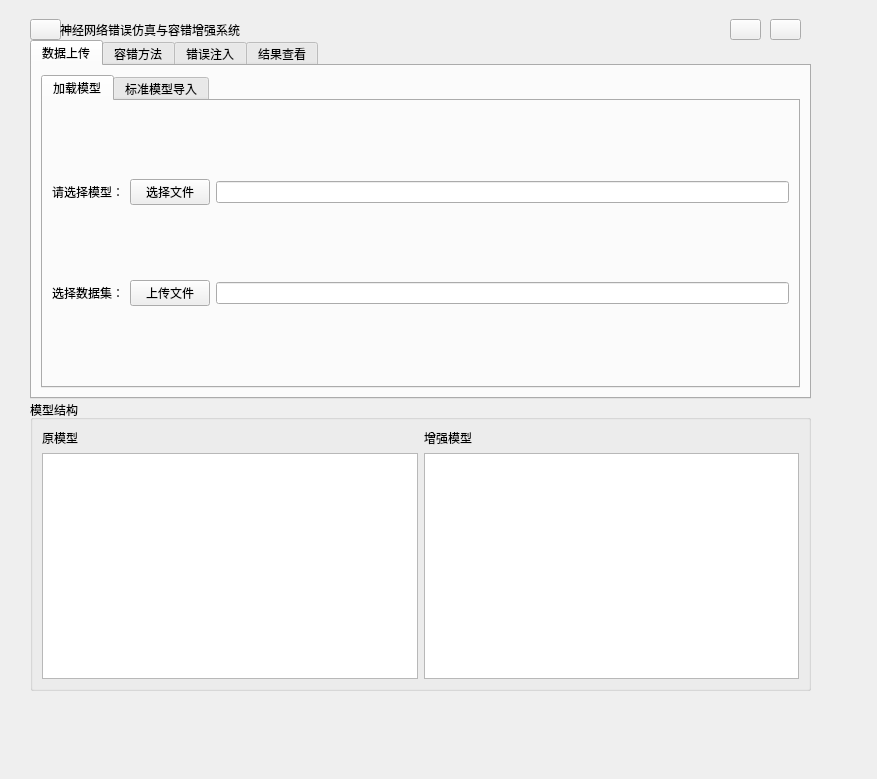
<?xml version="1.0" encoding="UTF-8"?>
<ui version="4.0">
 <class>MainWindow</class>
 <widget class="QMainWindow" name="MainWindow">
  <property name="geometry">
   <rect>
    <x>0</x>
    <y>0</y>
    <width>877</width>
    <height>779</height>
   </rect>
  </property>
  <property name="windowTitle">
   <string>MainWindow</string>
  </property>
  <property name="styleSheet">
   <string notr="true"/>
  </property>
  <widget class="QWidget" name="centralwidget">
   <widget class="QWidget" name="widget" native="true">
    <property name="geometry">
     <rect>
      <x>30</x>
      <y>19</y>
      <width>781</width>
      <height>21</height>
     </rect>
    </property>
    <property name="sizePolicy">
     <sizepolicy hsizetype="Expanding" vsizetype="Expanding">
      <horstretch>0</horstretch>
      <verstretch>0</verstretch>
     </sizepolicy>
    </property>
    <widget class="QPushButton" name="pushButton_2">
     <property name="geometry">
      <rect>
       <x>700</x>
       <y>0</y>
       <width>31</width>
       <height>21</height>
      </rect>
     </property>
     <property name="text">
      <string/>
     </property>
    </widget>
    <widget class="QPushButton" name="pushButton">
     <property name="geometry">
      <rect>
       <x>740</x>
       <y>0</y>
       <width>31</width>
       <height>21</height>
      </rect>
     </property>
     <property name="text">
      <string/>
     </property>
    </widget>
    <widget class="QPushButton" name="pushButton_3">
     <property name="geometry">
      <rect>
       <x>0</x>
       <y>0</y>
       <width>31</width>
       <height>21</height>
      </rect>
     </property>
     <property name="text">
      <string/>
     </property>
     <property name="icon">
      <iconset>
       <normaloff>../img/btn_set_normal.png</normaloff>../img/btn_set_normal.png</iconset>
     </property>
    </widget>
    <widget class="QLabel" name="label">
     <property name="geometry">
      <rect>
       <x>30</x>
       <y>0</y>
       <width>230</width>
       <height>21</height>
      </rect>
     </property>
     <property name="styleSheet">
      <string notr="true"/>
     </property>
     <property name="text">
      <string>神经网络错误仿真与容错增强系统</string>
     </property>
    </widget>
   </widget>
   <widget class="QWidget" name="widget_3" native="true">
    <property name="geometry">
     <rect>
      <x>30</x>
      <y>690</y>
      <width>781</width>
      <height>16</height>
     </rect>
    </property>
   </widget>
   <widget class="QWidget" name="widget_2" native="true">
    <property name="geometry">
     <rect>
      <x>30</x>
      <y>40</y>
      <width>781</width>
      <height>651</height>
     </rect>
    </property>
    <widget class="QGroupBox" name="groupBox_2">
     <property name="geometry">
      <rect>
       <x>0</x>
       <y>360</y>
       <width>781</width>
       <height>291</height>
      </rect>
     </property>
     <property name="styleSheet">
      <string notr="true"/>
     </property>
     <property name="title">
      <string>模型结构</string>
     </property>
     <layout class="QHBoxLayout" name="horizontalLayout">
      <item>
       <layout class="QVBoxLayout" name="verticalLayout">
        <item>
         <widget class="QLabel" name="label12">
          <property name="text">
           <string>原模型</string>
          </property>
         </widget>
        </item>
        <item>
         <widget class="QTextBrowser" name="tB_origin_model">
          <property name="html">
           <string>&lt;!DOCTYPE HTML PUBLIC &quot;-//W3C//DTD HTML 4.0//EN&quot; &quot;http://www.w3.org/TR/REC-html40/strict.dtd&quot;&gt;
&lt;html&gt;&lt;head&gt;&lt;meta name=&quot;qrichtext&quot; content=&quot;1&quot; /&gt;&lt;style type=&quot;text/css&quot;&gt;
p, li { white-space: pre-wrap; }
&lt;/style&gt;&lt;/head&gt;&lt;body style=&quot; font-family:'SimSun'; font-size:9pt; font-weight:400; font-style:normal;&quot;&gt;
&lt;p style=&quot;-qt-paragraph-type:empty; margin-top:0px; margin-bottom:0px; margin-left:0px; margin-right:0px; -qt-block-indent:0; text-indent:0px;&quot;&gt;&lt;br /&gt;&lt;/p&gt;&lt;/body&gt;&lt;/html&gt;</string>
          </property>
         </widget>
        </item>
       </layout>
      </item>
      <item>
       <layout class="QVBoxLayout" name="verticalLayout_3">
        <item>
         <widget class="QLabel" name="label_2">
          <property name="text">
           <string>增强模型</string>
          </property>
         </widget>
        </item>
        <item>
         <widget class="QTextBrowser" name="tB_fixed_model"/>
        </item>
       </layout>
      </item>
     </layout>
    </widget>
    <widget class="QTabWidget" name="tabWidget">
     <property name="enabled">
      <bool>true</bool>
     </property>
     <property name="geometry">
      <rect>
       <x>0</x>
       <y>0</y>
       <width>781</width>
       <height>359</height>
      </rect>
     </property>
     <property name="cursor">
      <cursorShape>ArrowCursor</cursorShape>
     </property>
     <property name="currentIndex">
      <number>0</number>
     </property>
     <property name="iconSize">
      <size>
       <width>100</width>
       <height>20</height>
      </size>
     </property>
     <widget class="QWidget" name="tab_1">
      <attribute name="title">
       <string>数据上传</string>
      </attribute>
      <layout class="QVBoxLayout" name="verticalLayout_5">
       <item>
        <widget class="QTabWidget" name="tabWidget_upload">
         <property name="currentIndex">
          <number>0</number>
         </property>
         <widget class="QWidget" name="tab_7">
          <attribute name="title">
           <string>加载模型</string>
          </attribute>
          <layout class="QVBoxLayout" name="verticalLayout_4">
           <item>
            <layout class="QHBoxLayout" name="horizontalLayout_4">
             <item>
              <widget class="QLabel" name="label_4">
               <property name="text">
                <string>请选择模型：</string>
               </property>
              </widget>
             </item>
             <item>
              <widget class="QPushButton" name="pB_upload_model">
               <property name="text">
                <string>选择文件</string>
               </property>
              </widget>
             </item>
             <item>
              <widget class="QLineEdit" name="iE_model_uri">
               <property name="text">
                <string/>
               </property>
               <property name="readOnly">
                <bool>false</bool>
               </property>
              </widget>
             </item>
            </layout>
           </item>
           <item>
            <layout class="QHBoxLayout" name="horizontalLayout_6">
             <item>
              <widget class="QLabel" name="label_5">
               <property name="text">
                <string>选择数据集：</string>
               </property>
              </widget>
             </item>
             <item>
              <widget class="QPushButton" name="pB_upload_data">
               <property name="text">
                <string>上传文件</string>
               </property>
              </widget>
             </item>
             <item>
              <widget class="QLineEdit" name="iE_data_uri">
               <property name="text">
                <string/>
               </property>
               <property name="readOnly">
                <bool>false</bool>
               </property>
              </widget>
             </item>
            </layout>
           </item>
          </layout>
         </widget>
         <widget class="QWidget" name="tab_8">
          <attribute name="title">
           <string>标准模型导入</string>
          </attribute>
          <layout class="QVBoxLayout" name="verticalLayout_11">
           <item>
            <layout class="QHBoxLayout" name="horizontalLayout_21" stretch="1,2,2">
             <item>
              <widget class="QLabel" name="label_17">
               <property name="text">
                <string>请选择模型：</string>
               </property>
              </widget>
             </item>
             <item>
              <widget class="QComboBox" name="cB_choose_model">
               <item>
                <property name="text">
                 <string>Lenet5</string>
                </property>
               </item>
               <item>
                <property name="text">
                 <string>Alexnet</string>
                </property>
               </item>
               <item>
                <property name="text">
                 <string>vgg11</string>
                </property>
               </item>
              </widget>
             </item>
             <item>
              <spacer name="horizontalSpacer_10">
               <property name="orientation">
                <enum>Qt::Horizontal</enum>
               </property>
               <property name="sizeHint" stdset="0">
                <size>
                 <width>40</width>
                 <height>20</height>
                </size>
               </property>
              </spacer>
             </item>
            </layout>
           </item>
           <item>
            <layout class="QHBoxLayout" name="horizontalLayout_22" stretch="1,2,2">
             <item>
              <widget class="QLabel" name="label_18">
               <property name="text">
                <string>选择数据集：</string>
               </property>
              </widget>
             </item>
             <item>
              <widget class="QComboBox" name="cB_choose_data">
               <property name="currentText">
                <string>mnist</string>
               </property>
               <item>
                <property name="text">
                 <string>mnist</string>
                </property>
               </item>
               <item>
                <property name="text">
                 <string>cifar10</string>
                </property>
               </item>
              </widget>
             </item>
             <item>
              <spacer name="horizontalSpacer_11">
               <property name="orientation">
                <enum>Qt::Horizontal</enum>
               </property>
               <property name="sizeHint" stdset="0">
                <size>
                 <width>40</width>
                 <height>20</height>
                </size>
               </property>
              </spacer>
             </item>
            </layout>
           </item>
          </layout>
         </widget>
        </widget>
       </item>
      </layout>
     </widget>
     <widget class="QWidget" name="tab_2">
      <attribute name="title">
       <string>容错方法</string>
      </attribute>
      <layout class="QVBoxLayout" name="verticalLayout_13">
       <item>
        <layout class="QHBoxLayout" name="horizontalLayout_26">
         <item>
          <widget class="QComboBox" name="cB_fix_method">
           <item>
            <property name="text">
             <string>BRelu</string>
            </property>
           </item>
           <item>
            <property name="text">
             <string>ChRelu</string>
            </property>
           </item>
          </widget>
         </item>
         <item>
          <widget class="QPushButton" name="pB_fix">
           <property name="text">
            <string>增强</string>
           </property>
          </widget>
         </item>
         <item>
          <widget class="QPushButton" name="pB_download_fixed">
           <property name="text">
            <string>下载模型</string>
           </property>
          </widget>
         </item>
        </layout>
       </item>
       <item>
        <layout class="QHBoxLayout" name="horizontalLayout_3">
         <item>
          <widget class="QLabel" name="label_15">
           <property name="text">
            <string>超参数：</string>
           </property>
          </widget>
         </item>
         <item>
          <widget class="QLineEdit" name="iE_fix_params"/>
         </item>
         <item>
          <spacer name="horizontalSpacer_17">
           <property name="orientation">
            <enum>Qt::Horizontal</enum>
           </property>
           <property name="sizeHint" stdset="0">
            <size>
             <width>40</width>
             <height>20</height>
            </size>
           </property>
          </spacer>
         </item>
        </layout>
       </item>
      </layout>
     </widget>
     <widget class="QWidget" name="tab_3">
      <attribute name="title">
       <string>错误注入</string>
      </attribute>
      <layout class="QVBoxLayout" name="verticalLayout_9">
       <item>
        <widget class="QTabWidget" name="tabWidget_inject">
         <property name="currentIndex">
          <number>0</number>
         </property>
         <widget class="QWidget" name="tab">
          <attribute name="title">
           <string>单比特错误注入</string>
          </attribute>
          <layout class="QVBoxLayout" name="verticalLayout_6">
           <item>
            <layout class="QHBoxLayout" name="horizontalLayout_5">
             <item>
              <widget class="QLabel" name="label_3">
               <property name="text">
                <string>层数：</string>
               </property>
              </widget>
             </item>
             <item>
              <widget class="QSpinBox" name="sB_layer_1">
               <property name="value">
                <number>1</number>
               </property>
              </widget>
             </item>
            </layout>
           </item>
           <item>
            <layout class="QHBoxLayout" name="horizontalLayout_7">
             <item>
              <widget class="QLabel" name="label_6">
               <property name="text">
                <string>权重坐标：</string>
               </property>
              </widget>
             </item>
             <item>
              <widget class="QSpinBox" name="sB_location_1_1">
               <property name="value">
                <number>1</number>
               </property>
              </widget>
             </item>
             <item>
              <widget class="QSpinBox" name="sB_location1_2">
               <property name="value">
                <number>1</number>
               </property>
              </widget>
             </item>
             <item>
              <widget class="QSpinBox" name="sB_location_1_3">
               <property name="value">
                <number>1</number>
               </property>
              </widget>
             </item>
             <item>
              <widget class="QSpinBox" name="sB_location_1_4">
               <property name="value">
                <number>1</number>
               </property>
              </widget>
             </item>
            </layout>
           </item>
           <item>
            <layout class="QHBoxLayout" name="horizontalLayout_8">
             <item>
              <widget class="QLabel" name="label_7">
               <property name="text">
                <string>指数翻转位置：</string>
               </property>
              </widget>
             </item>
             <item>
              <widget class="QSpinBox" name="sB_exp_location">
               <property name="value">
                <number>32</number>
               </property>
              </widget>
             </item>
            </layout>
           </item>
           <item>
            <layout class="QHBoxLayout" name="horizontalLayout_2">
             <item>
              <widget class="QLabel" name="label_22">
               <property name="text">
                <string>类型：</string>
               </property>
              </widget>
             </item>
             <item>
              <widget class="QComboBox" name="cB_type_single">
               <item>
                <property name="text">
                 <string>置1</string>
                </property>
               </item>
               <item>
                <property name="text">
                 <string>置0</string>
                </property>
               </item>
               <item>
                <property name="text">
                 <string>翻转</string>
                </property>
               </item>
              </widget>
             </item>
            </layout>
           </item>
          </layout>
         </widget>
         <widget class="QWidget" name="tab_5">
          <attribute name="title">
           <string>多比特错误注入</string>
          </attribute>
          <layout class="QVBoxLayout" name="verticalLayout_7">
           <item>
            <layout class="QHBoxLayout" name="horizontalLayout_9">
             <item>
              <widget class="QLabel" name="label_12">
               <property name="text">
                <string>层数：</string>
               </property>
              </widget>
             </item>
             <item>
              <widget class="QSpinBox" name="sB_layer_2">
               <property name="value">
                <number>1</number>
               </property>
              </widget>
             </item>
            </layout>
           </item>
           <item>
            <layout class="QHBoxLayout" name="horizontalLayout_13">
             <item>
              <widget class="QLabel" name="label_8">
               <property name="text">
                <string>错误率：</string>
               </property>
              </widget>
             </item>
             <item>
              <spacer name="horizontalSpacer_15">
               <property name="orientation">
                <enum>Qt::Horizontal</enum>
               </property>
               <property name="sizeHint" stdset="0">
                <size>
                 <width>40</width>
                 <height>20</height>
                </size>
               </property>
              </spacer>
             </item>
             <item>
              <widget class="QLineEdit" name="iE_rate">
               <property name="text">
                <string>0.1</string>
               </property>
               <property name="placeholderText">
                <string/>
               </property>
              </widget>
             </item>
            </layout>
           </item>
           <item>
            <layout class="QHBoxLayout" name="horizontalLayout_14">
             <item>
              <widget class="QLabel" name="label_13">
               <property name="text">
                <string>类型：</string>
               </property>
              </widget>
             </item>
             <item>
              <widget class="QComboBox" name="cB_type_multiply">
               <item>
                <property name="text">
                 <string>置1</string>
                </property>
               </item>
               <item>
                <property name="text">
                 <string>置0</string>
                </property>
               </item>
               <item>
                <property name="text">
                 <string>翻转</string>
                </property>
               </item>
              </widget>
             </item>
            </layout>
           </item>
          </layout>
         </widget>
         <widget class="QWidget" name="tab_6">
          <attribute name="title">
           <string>指定数翻转</string>
          </attribute>
          <layout class="QVBoxLayout" name="verticalLayout_8">
           <item>
            <layout class="QHBoxLayout" name="horizontalLayout_10">
             <item>
              <widget class="QLabel" name="label_9">
               <property name="text">
                <string>层数：</string>
               </property>
              </widget>
             </item>
             <item>
              <widget class="QSpinBox" name="sB_layer_3">
               <property name="value">
                <number>1</number>
               </property>
              </widget>
             </item>
            </layout>
           </item>
           <item>
            <layout class="QHBoxLayout" name="horizontalLayout_11">
             <item>
              <widget class="QLabel" name="label_10">
               <property name="text">
                <string>权重坐标：</string>
               </property>
              </widget>
             </item>
             <item>
              <widget class="QSpinBox" name="sB_location_2_1">
               <property name="value">
                <number>1</number>
               </property>
              </widget>
             </item>
             <item>
              <widget class="QSpinBox" name="sB_location_2_2">
               <property name="value">
                <number>1</number>
               </property>
              </widget>
             </item>
             <item>
              <widget class="QSpinBox" name="sB_location_2_3">
               <property name="value">
                <number>1</number>
               </property>
              </widget>
             </item>
             <item>
              <widget class="QSpinBox" name="sB_location_2_4">
               <property name="value">
                <number>1</number>
               </property>
              </widget>
             </item>
            </layout>
           </item>
           <item>
            <layout class="QHBoxLayout" name="horizontalLayout_12">
             <item>
              <widget class="QLabel" name="label_11">
               <property name="text">
                <string>指定数：</string>
               </property>
              </widget>
             </item>
             <item>
              <spacer name="horizontalSpacer_16">
               <property name="orientation">
                <enum>Qt::Horizontal</enum>
               </property>
               <property name="sizeHint" stdset="0">
                <size>
                 <width>40</width>
                 <height>20</height>
                </size>
               </property>
              </spacer>
             </item>
             <item>
              <widget class="QLineEdit" name="iE_target">
               <property name="text">
                <string>99</string>
               </property>
               <property name="placeholderText">
                <string/>
               </property>
              </widget>
             </item>
            </layout>
           </item>
          </layout>
         </widget>
        </widget>
       </item>
       <item>
        <layout class="QHBoxLayout" name="horizontalLayout_19">
         <item>
          <spacer name="horizontalSpacer_6">
           <property name="orientation">
            <enum>Qt::Horizontal</enum>
           </property>
           <property name="sizeHint" stdset="0">
            <size>
             <width>40</width>
             <height>20</height>
            </size>
           </property>
          </spacer>
         </item>
         <item>
          <widget class="QPushButton" name="pB_inject_origin">
           <property name="sizePolicy">
            <sizepolicy hsizetype="Minimum" vsizetype="Fixed">
             <horstretch>0</horstretch>
             <verstretch>0</verstretch>
            </sizepolicy>
           </property>
           <property name="text">
            <string>注入原模型</string>
           </property>
          </widget>
         </item>
         <item>
          <spacer name="horizontalSpacer_7">
           <property name="orientation">
            <enum>Qt::Horizontal</enum>
           </property>
           <property name="sizeHint" stdset="0">
            <size>
             <width>40</width>
             <height>20</height>
            </size>
           </property>
          </spacer>
         </item>
         <item>
          <widget class="QPushButton" name="pB_download_origin_inject">
           <property name="text">
            <string>下载原模型</string>
           </property>
          </widget>
         </item>
        </layout>
       </item>
       <item>
        <layout class="QHBoxLayout" name="horizontalLayout_20">
         <item>
          <spacer name="horizontalSpacer_8">
           <property name="orientation">
            <enum>Qt::Horizontal</enum>
           </property>
           <property name="sizeHint" stdset="0">
            <size>
             <width>40</width>
             <height>20</height>
            </size>
           </property>
          </spacer>
         </item>
         <item>
          <widget class="QPushButton" name="pB_inject_fixed">
           <property name="text">
            <string>注入容错后的模型</string>
           </property>
          </widget>
         </item>
         <item>
          <spacer name="horizontalSpacer_9">
           <property name="orientation">
            <enum>Qt::Horizontal</enum>
           </property>
           <property name="sizeHint" stdset="0">
            <size>
             <width>40</width>
             <height>20</height>
            </size>
           </property>
          </spacer>
         </item>
         <item>
          <widget class="QPushButton" name="pB_download_fixed_inject">
           <property name="text">
            <string>下载容错模型</string>
           </property>
          </widget>
         </item>
        </layout>
       </item>
      </layout>
     </widget>
     <widget class="QWidget" name="tab_4">
      <attribute name="title">
       <string>结果查看</string>
      </attribute>
      <layout class="QVBoxLayout" name="verticalLayout_12" stretch="0">
       <item>
        <widget class="QGroupBox" name="groupBox_3">
         <property name="title">
          <string>预测结果</string>
         </property>
         <layout class="QVBoxLayout" name="verticalLayout_10">
          <item>
           <layout class="QHBoxLayout" name="horizontalLayout_17" stretch="1,3,1,1">
            <item>
             <widget class="QLabel" name="label_14">
              <property name="text">
               <string>原模型精度：</string>
              </property>
             </widget>
            </item>
            <item>
             <widget class="QLineEdit" name="iE_origin_result">
              <property name="enabled">
               <bool>true</bool>
              </property>
             </widget>
            </item>
            <item>
             <widget class="QPushButton" name="pB_predict_origin_inject">
              <property name="text">
               <string>预测</string>
              </property>
             </widget>
            </item>
            <item>
             <spacer name="horizontalSpacer_2">
              <property name="orientation">
               <enum>Qt::Horizontal</enum>
              </property>
              <property name="sizeHint" stdset="0">
               <size>
                <width>40</width>
                <height>20</height>
               </size>
              </property>
             </spacer>
            </item>
           </layout>
          </item>
          <item>
           <layout class="QHBoxLayout" name="horizontalLayout_16" stretch="1,3,1,1">
            <item>
             <widget class="QLabel" name="label_16">
              <property name="text">
               <string>增强模型精度：</string>
              </property>
             </widget>
            </item>
            <item>
             <widget class="QLineEdit" name="iE_fixed_result">
              <property name="enabled">
               <bool>true</bool>
              </property>
             </widget>
            </item>
            <item>
             <widget class="QPushButton" name="pB_dowload_fixed_inject">
              <property name="text">
               <string>预测</string>
              </property>
             </widget>
            </item>
            <item>
             <spacer name="horizontalSpacer_3">
              <property name="orientation">
               <enum>Qt::Horizontal</enum>
              </property>
              <property name="sizeHint" stdset="0">
               <size>
                <width>40</width>
                <height>20</height>
               </size>
              </property>
             </spacer>
            </item>
           </layout>
          </item>
         </layout>
        </widget>
       </item>
      </layout>
     </widget>
    </widget>
   </widget>
  </widget>
  <widget class="QMenuBar" name="menubar">
   <property name="geometry">
    <rect>
     <x>0</x>
     <y>0</y>
     <width>877</width>
     <height>23</height>
    </rect>
   </property>
  </widget>
 </widget>
 <resources/>
 <connections/>
</ui>
